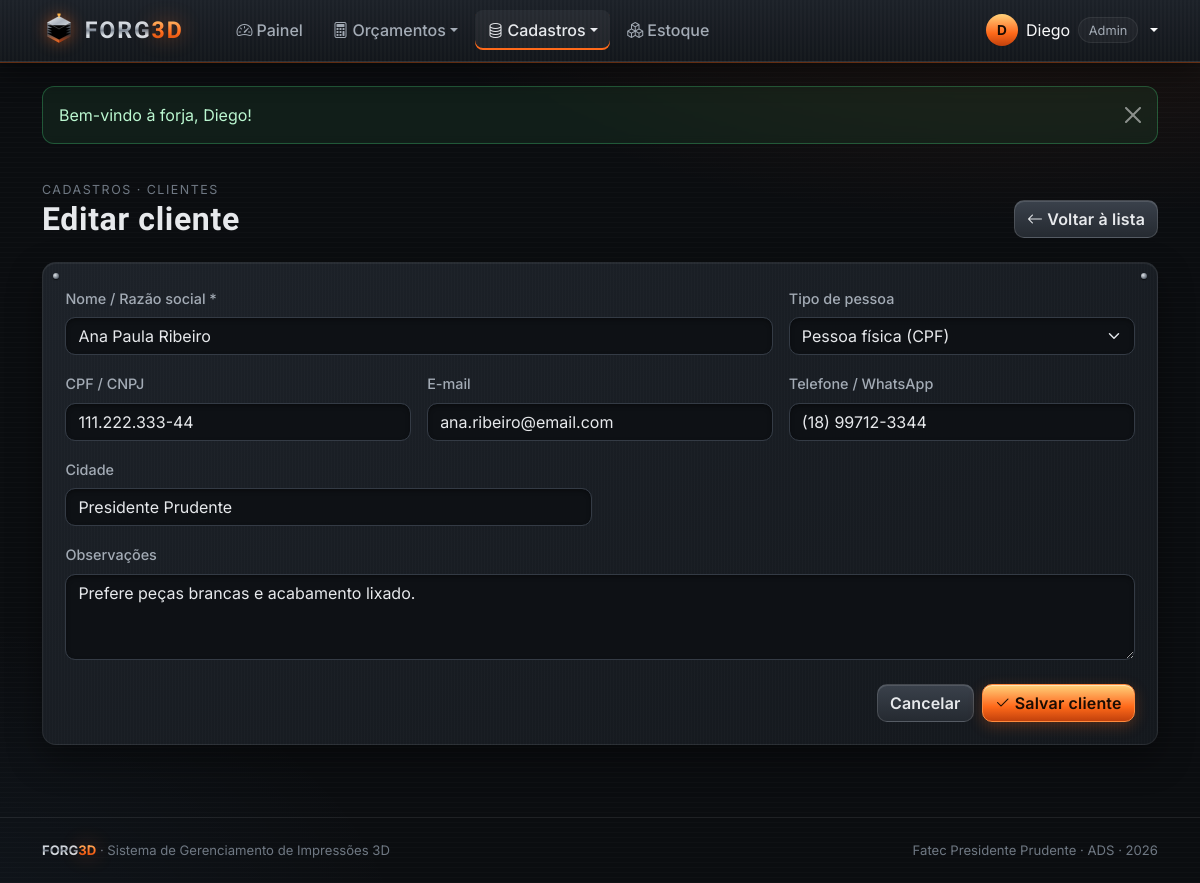
Page /view/cadastroCliente.php?id=1 (signed in) on the committed database.
### tables this page shows
CREATE TABLE clientes (
  id          INT AUTO_INCREMENT PRIMARY KEY,
  nome        VARCHAR(120) NOT NULL,
  tipo        ENUM('PF','PJ') NOT NULL DEFAULT 'PF',
  documento   VARCHAR(20),
  email       VARCHAR(120),
  telefone    VARCHAR(20),
  cidade      VARCHAR(80),
  observacoes TEXT,
  criado_em   DATETIME NOT NULL DEFAULT CURRENT_TIMESTAMP
);

### processamento/funcoesBD.php (called while the page is built, shortened)
<?php
function conectar(): PDO
{
    static $pdo = null;
    if ($pdo === null) {
        $dsn = 'mysql:host=' . DB_HOST . ';dbname=' . DB_NOME . ';charset=utf8mb4';
        try {
            $pdo = new PDO($dsn, DB_USUARIO, DB_SENHA, [
                PDO::ATTR_ERRMODE            => PDO::ERRMODE_EXCEPTION,
                PDO::ATTR_DEFAULT_FETCH_MODE => PDO::FETCH_ASSOC,
                PDO::ATTR_EMULATE_PREPARES   => false,
            ]);
        } catch (PDOException $e) {
            http_response_code(500);
            die('<h3 style="font-family:sans-serif">Não foi possível conectar ao banco "' . DB_NOME
                . '". Verifique se o MySQL do XAMPP está ligado e se o arquivo banco/forg3d.sql foi importado no phpMyAdmin.</h3>');
        }
    }
    return $pdo;
}
function consultarUm(string $sql, array $params = []): ?array
{
    $st = conectar()->prepare($sql);
    $st->execute($params);
    $linha = $st->fetch();
    return $linha === false ? null : $linha;
}
function buscarCliente(int $id): ?array
{
    return consultarUm('SELECT * FROM clientes WHERE id = ?', [$id]);
}
function h($texto): string
{
    return htmlspecialchars((string) $texto, ENT_QUOTES, 'UTF-8');
}

### processamento/sessao.php (called while the page is built, shortened)
<?php
require_once __DIR__ . '/funcoesBD.php';
function valorAntigo(string $campo, $padrao = '')
{
    return $_SESSION['form'][$campo] ?? $padrao;
}

### view/cadastroCliente.php (the view, shortened to what this page needs)
<?php
require_once '../processamento/sessao.php';
$id = (int) ($_GET['id'] ?? 0);
$c = $id ? buscarCliente($id) : null;
$v = fn($campo, $padrao = '') => valorAntigo($campo, $c[$campo] ?? $padrao);
require 'includes/topo.php';
?>
<div class="f-cabecalho">
    <div>
        <span class="f-mini">Cadastros · Clientes</span>
        <h1><?= $c ? 'Editar cliente' : 'Novo cliente' ?></h1>
    </div>
    <a href="verCliente.php" class="btn btn-aco"><i class="bi bi-arrow-left me-1"></i>Voltar à lista</a>
</div>
<form class="f-card f-rebites" action="../processamento/processamento.php" method="POST">
    <div class="row g-3">
        <div class="col-md-8">
            <label class="form-label" for="nome">Nome / Razão social *</label>
            <input class="form-control" id="nome" name="nome" required maxlength="120" value="<?= h($v('nome')) ?>">
        </div>
        <div class="col-md-4">
            <label class="form-label" for="tipo">Tipo de pessoa</label>
            <select class="form-select" id="tipo" name="tipo" data-documento="#documento">
                <option value="PF" <?= $v('tipo', 'PF') === 'PF' ? 'selected' : '' ?>>Pessoa física (CPF)</option>
            </select>
        </div>
        <div class="col-md-4">
            <label class="form-label" for="documento">CPF / CNPJ</label>
            <input class="form-control" id="documento" name="documento" maxlength="20" data-mascara="documento" value="<?= h($v('documento')) ?>">
        </div>
        <div class="col-md-4">
            <label class="form-label" for="email">E-mail</label>
            <input type="email" class="form-control" id="email" name="email" maxlength="120" value="<?= h($v('email')) ?>">
        </div>
        <div class="col-md-4">
            <label class="form-label" for="telefone">Telefone / WhatsApp</label>
            <input class="form-control" id="telefone" name="telefone" maxlength="20" data-mascara="telefone" placeholder="(18) 99999-9999" value="<?= h($v('telefone')) ?>">
        </div>
        <div class="col-md-6">
            <label class="form-label" for="cidade">Cidade</label>
            <input class="form-control" id="cidade" name="cidade" maxlength="80" value="<?= h($v('cidade', 'Presidente Prudente')) ?>">
        </div>
        <div class="col-12">
            <label class="form-label" for="observacoes">Observações</label>
            <textarea class="form-control" id="observacoes" name="observacoes" rows="3" placeholder="Preferências de cor, acabamento, prazos..."><?= h($v('observacoes')) ?></textarea>
        </div>
    </div>
    <div class="d-flex justify-content-end gap-2 mt-4">
        <a href="verCliente.php" class="btn btn-aco">Cancelar</a>
        <button class="btn btn-forja" type="submit"><i class="bi bi-check2 me-1"></i>Salvar cliente</button>
    </div>
</form>
<?php limparFormulario(); require 'includes/rodape.php'; ?>

### css/forg3d.css (style rules this page uses)
:root { --f-fundo: #0b0d10; --f-fundo-2: #111419; --f-aco-1: #1a1e24; --f-aco-2: #232830; --f-aco-3: #343b45; --f-borda: rgba(255, 255, 255, .07); --f-borda-forte: rgba(255, 255, 255, .14); --f-texto: #e7e9ec; --f-texto-2: #a3abb5; --f-texto-3: #6f7883; --f-brasa: #ff6a1a; --f-brasa-2: #ffb347; --f-brasa-3: #c2410c; --f-brasa-glow: rgba(255, 106, 26, .45); --f-azul: #6fb7ff; --f-verde: #4ade80; --f-vermelho: #f87171; --f-amarelo: #facc15; --f-raio: 14px; --f-fonte-titulo: 'Chakra Petch', 'Segoe UI', sans-serif; --f-fonte: 'Inter', 'Segoe UI', sans-serif; --f-grad-aco: linear-gradient(180deg, #f6f8fa 0%, #c4cbd3 38%, #7d8692 52%, #dfe4e9 70%, #9aa3ad 100%); --f-grad-brasa: linear-gradient(180deg, #ffd27a 0%, #ff8a3d 40%, #ff6a1a 60%, #c2410c 100%); --bs-body-bg: var(--f-fundo); --bs-body-color: var(--f-texto); --bs-border-color: var(--f-borda); --bs-link-color: var(--f-brasa-2); --bs-link-hover-color: var(--f-brasa); --bs-emphasis-color: var(--f-texto); --bs-secondary-color: var(--f-texto-2); }
* { scrollbar-color: var(--f-aco-3) var(--f-fundo); }
body { display: flex; flex-direction: column; font-family: var(--f-fonte); background: radial-gradient(1100px 520px at 85% -10%, rgba(255, 106, 26, .10), transparent 60%), radial-gradient(900px 600px at -10% 110%, rgba(111, 183, 255, .06), transparent 60%), var(--f-fundo); background-attachment: fixed; min-height: 100vh; }
body::before { content: ''; position: fixed; inset: 0; pointer-events: none; background: repeating-linear-gradient(0deg, rgba(255, 255, 255, .018) 0 1px, transparent 1px 5px); z-index: 0; }
h1, h2, h3, h4, h5 { font-family: var(--f-fonte-titulo); letter-spacing: .02em; font-weight: 600; }
.f-mini { font-size: .78rem; color: var(--f-texto-3); text-transform: uppercase; letter-spacing: .12em; }
.f-card { position: relative; background: repeating-linear-gradient(90deg, rgba(255, 255, 255, .012) 0 1px, transparent 1px 3px), linear-gradient(155deg, #1d2229 0%, #14181d 100%); border: 1px solid var(--f-borda); border-radius: var(--f-raio); box-shadow: inset 0 1px 0 rgba(255, 255, 255, .06), 0 14px 34px rgba(0, 0, 0, .38); padding: 1.4rem; }
.f-rebites::before, .f-rebites::after { content: ''; position: absolute; top: 10px; width: 6px; height: 6px; border-radius: 50%; background: radial-gradient(circle at 35% 35%, #dfe4e9, #5a636e 70%); box-shadow: 0 1px 1px rgba(0, 0, 0, .6); }
.f-rebites::before { left: 10px; }
.f-rebites::after { right: 10px; }
.f-cabecalho { display: flex; flex-wrap: wrap; gap: 1rem; align-items: end; justify-content: space-between; margin: 2rem 0 1.5rem; }
.f-cabecalho h1 { font-size: clamp(1.5rem, 3vw, 2rem); margin: 0; }
.btn { border-radius: 10px; font-weight: 600; letter-spacing: .01em; }
.btn-forja { position: relative; overflow: hidden; color: #1a0c03; background: var(--f-grad-brasa); border: 1px solid #ff8a3d; box-shadow: inset 0 1px 0 rgba(255, 255, 255, .45), 0 4px 14px rgba(255, 106, 26, .25); }
.btn-forja::after { content: ''; position: absolute; top: 0; left: -60%; width: 40%; height: 100%; background: linear-gradient(100deg, transparent, rgba(255, 255, 255, .55), transparent); transform: skewX(-20deg); transition: left .55s ease; }
.btn-aco { color: var(--f-texto); background: linear-gradient(180deg, #3a414b, #252a31); border: 1px solid var(--f-borda-forte); box-shadow: inset 0 1px 0 rgba(255, 255, 255, .12); }
.form-label { font-weight: 500; color: var(--f-texto-2); font-size: .9rem; }
.form-control, .form-select { background-color: #0e1115; color: var(--f-texto); border: 1px solid var(--f-aco-3); border-radius: 10px; box-shadow: inset 0 2px 4px rgba(0, 0, 0, .35); }
.form-control::placeholder { color: var(--f-texto-3); }

### rows in the picture
clientes: nome "Ana Paula Ribeiro", tipo "Pessoa física (CPF)", documento "111.222.333-44", email "ana.ribeiro@email.com", telefone "(18) 99712-3344", cidade "Presidente Prudente", observacoes "Prefere peças brancas e acabamento lixado."

### other values in the picture
mb_strtoupper(mb_substr($u['nome'], 0, 1)) "D"
explode(' ', $u['nome'])[0] "Diego"
$aviso['texto'] "Bem-vindo à forja, Diego!"
